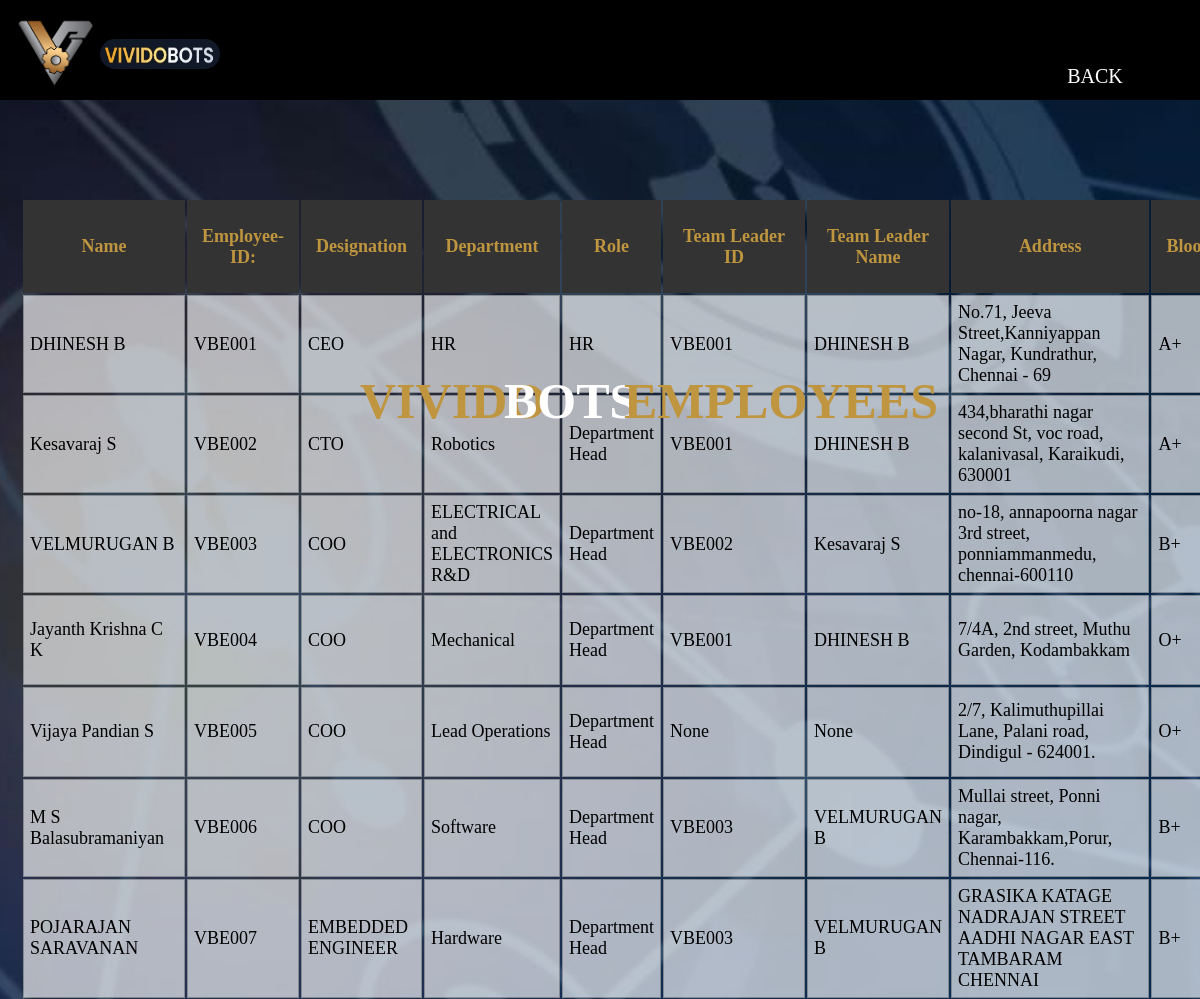
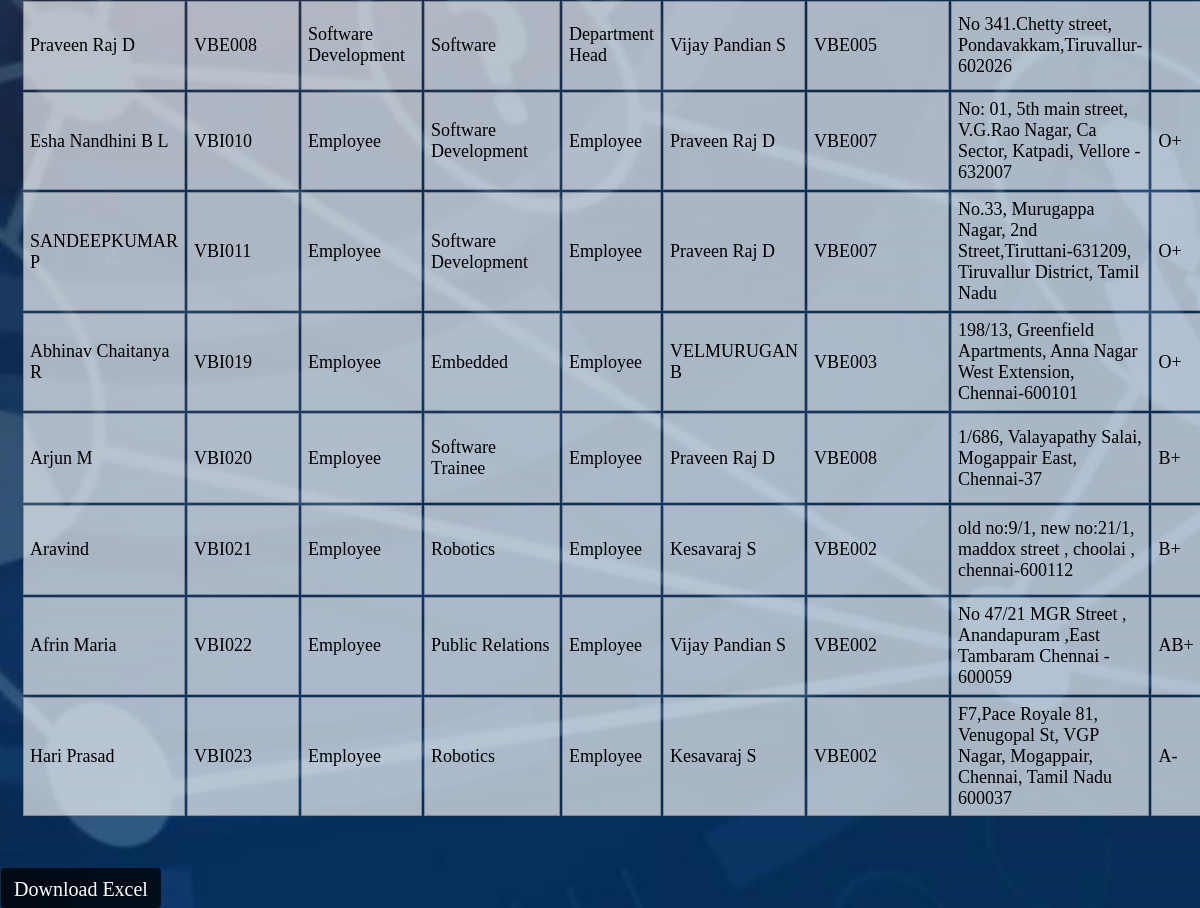
Page /everysearch (signed in) on the committed database (2 pictures, top to bottom).
### app.py (models this page shows, shortened)
class Employee(UserMixin, db.Model):
    id = db.Column(db.Integer, primary_key=True)
    eid = db.Column(db.String(100), nullable=False,unique=True)
    name = db.Column(db.String(100))
    contactNo = db.Column(db.String(100))
    email = db.Column(db.String(100))
    address = db.Column(db.String(100))
    blood = db.Column(db.String(100))
    department = db.Column(db.String(100))
    designation = db.Column(db.String(100))
    password = db.Column(db.String(100), nullable=False)
    totaldays = db.Column(db.Integer, default=24)
    dob = db.Column(db.String(50))
    role = db.Column(db.String(50))
    resign = db.Column(db.Boolean, default=False)
    supervisor_id = db.Column(db.String, db.ForeignKey('employee.eid'), nullable=True)
    supervisor = db.relationship('Employee', remote_side=[eid], backref='subordinates', foreign_keys=[supervisor_id])
    team_leader_id = db.Column(db.String, db.ForeignKey('employee.eid'), nullable=True)
    team_leader = db.relationship('Employee', remote_side=[eid], backref='team_members', foreign_keys=[team_leader_id])
    status = db.Column(db.String(10), nullable=False, default='stay')
    resignation_date = db.Column(db.Date)

### app.py (the view)
@app.route('/everysearch', methods=['GET', 'POST'])
def index():
    employees = Employee.query.all()
    current_date = datetime.now().date()
    for employee in employees:
        if employee.resignation_date and employee.resignation_date + timedelta(days=30) <= current_date:
            employee.status = 'exit'
        elif employee.resignation_date:
            employee.status = 'applying_for_resignation'
        else:
            employee.status = 'stay'
    db.session.commit()
    sorted_employees = sorted(employees, key=lambda employee: int(employee.eid[3:]))
    return render_template('employee_list.html', employees=sorted_employees,user=current_user)

### app.py (called while the page is built)
@login_manager.user_loader
def load_user(user_id):
    return Employee.query.get(int(user_id))

### templates/employee_list.html (shortened to what this page needs)
<!DOCTYPE html>
<html>
<head>
    <link rel="stylesheet" href="{{ url_for('static', filename='css/style2.css') }}">
</head>
<body>
    <div class="banner">
        <div class="navbar">
            <div class="nav">
                <img src="{{ url_for('static', filename='images/icon.png') }}" class="icon">
                <img src="{{ url_for('static', filename='images/name.png') }}" class="icon2">
            </div>
            {% if current_user.role == 'HR' %}
            <a href="{{ url_for('hr_again', user_id=user.id) }}">
                <button class="submit">BACK</button>
            </a>
            {% elif current_user.role == 'Department Head' %}
            <a href="{{ url_for('hr_again', user_id=user.id) }}">
                <button class="submit">BACK</button>
            </a>
            {% else %}
            <a href="{{ url_for('employee_again', user_id=user.id) }}">
                <button class="submit">BACK</button>
            </a>
            {% endif %}
        </div>
         <h1 class="content">VIVIDO <h1 class="content-bots">BOTS<h1 class="content-xtra">EMPLOYEES</h1></h1></h1>
        <div style="margin-left: 1px; margin-right: 17px; margin-top:13%;">
            <div class="tablebox">
                <table class="table" action="/everysearch">
                    <thead>
                        <tr class="tr">
                            <th class="th">Name</th>
                            <th class="th">Employee-ID:</th>
                            <th class="th">Designation</th>
                            <th class="th">Department</th>
                            <th class="th">Role</th>
                            <th class="th">Team Leader ID</th>
                            <th class="th">Team Leader Name</th>
                            <th class="th">Address</th>
                            <th class="th">Blood</th>
                        </tr>
                    </thead>
                    <tbody>
                        {% for employee in employees %}
                        <tr class="tr">
                            <td class="th1">{{ employee.name }}</td>
                            <td class="th1">{{ employee.eid }}</td>
                            <td class="th1">{{ employee.designation }}</td>
                            <td class="th1">{{ employee.department }}</td>
                            <td class="th1">{{ employee.role }}</td>
                            <td class="th1">{{ employee.team_leader_id }}</td>
                            <td class="th1">{{ employee.supervisor_id }}</td>
                            <td class="th1">{{ employee.address }}</td>
                            <td class="th1">{{ employee.blood }}</td>
                        </tr>
                        {% endfor %}
                    </tbody>
                </table>
                <button id="downloadBtn" class="submit">Download Excel</button>
            </div>
        </div>
    </div>
</body>
</html>

### static/css/style2.css (style rules this page uses)
* { margin: 0; padding: 0; box-sizing: border-box; font-family: 'Times New Roman'; }
.banner { width: 100%; height: 100vh; background: white; background-size: cover; background-position: center; position: fixed; overflow: auto; }
.navbar { position: sticky; top: 0; left: 0; width: 100%; margin: auto; padding: 25px 25px; display: flex; align-items: center; justify-content: space-between; background: black; z-index: 9; height: 100px; }
.tablebox { padding: 25px 0px 0px 0px; margin-top: -19%; }
.nav { padding: 10px 10vw; display: flex; justify-content: space-between; }
.icon { width: 90px; border-radius: 45px; cursor: pointer; margin-left: -135px; }
.content { width: 100%; position: absolute; top: 20%; transform: translateY(-50%); text-align: centre; color: #BF953F; font-size: 50px; margin-top: 20px; font-family: 'Times New Roman', serif; margin-left: 30%; }
.content-bots { width: 100%; position: absolute; top: 20%; transform: translateY(-50%); text-align: centre; color: white; font-size: 50px; margin-top: 20px; font-family: 'Times New Roman', serif; margin-left: 42%; }
.content-xtra { width: 100%; position: absolute; top: 20%; transform: translateY(-50%); text-align: centre; color: #BF953F; font-size: 50px; margin-top: 20px; font-family: 'Times New Roman', serif; margin-left: 52%; }
.table { width: 100%; border-collapse: separate; margin-left: 20px; background-color: transparent; margin-top: 12%; }
.th { padding: 15px; text-align: center; font-size: 18px; background-color: #333333 !important; color: #BF953F; background-size: contain; margin-top: 20px; font-weight: bold; background-size: cover; width: 80px; height: 30px; font-family: 'Times New Roman', Times, serif; }
.th1 { padding: 6px; text-align: left; font-size: 18px; color: black; background-color: rgba(255, 255, 255, 0.655) !important; background-size: contain; margin-top: 20px; background-size: cover; width: 80px; height: 10px !important; font-family: 'Times New Roman', Times, serif; border: 1px solid #00000041; }
table { border-collapse: collapse; align-content: center; margin-top: 2%; justify-content: center; align-items: center; width: 700px; height: 20px; margin-left: 25%; font-family: 'Times New Roman', Times, serif; }
.table { width: 100% !important; border-collapse: separate !important; margin-left: 20px !important; background-color: transparent !important; margin-top: 12% !important; }
.submit { width: 100% !important; padding: 10px !important; margin-top: 50px !important; background-color: rgba(0, 0, 0, 0.75) !important; color: #fff !important; border: none !important; border-radius: 4px !important; cursor: pointer !important; font-size: 20px !important; height: 40px !important; width: 160px !important; }
.icon2 { margin-top: 45%; width: 120px; height: 30px; border-radius: 40px; cursor: pointer; }

### rows in the picture
Employee: name "DHINESH B", eid "VBE001", designation "CEO", department "HR", role "HR", team_leader_id "VBE001", supervisor_id "DHINESH B", address "No.71, Jeeva Street,Kanniyappan Nagar, Kundrathur, Chennai - 69", blood "A+"
Employee: name "Kesavaraj S", eid "VBE002", designation "CTO", department "Robotics", role "Department Head", team_leader_id "VBE001", supervisor_id "DHINESH B", address "434,bharathi nagar second St, voc road, kalanivasal, Karaikudi, 630001", blood "A+"
Employee: name "VELMURUGAN B", eid "VBE003", designation "COO", department "ELECTRICAL and ELECTRONICS R&D", role "Department Head", team_leader_id "VBE002", supervisor_id "Kesavaraj S", address "no-18, annapoorna nagar 3rd street, ponniammanmedu, chennai-600110", blood "B+"
Employee: name "Jayanth Krishna C K", eid "VBE004", designation "COO", department "Mechanical", role "Department Head", team_leader_id "VBE001", supervisor_id "DHINESH B", address "7/4A, 2nd street, Muthu Garden, Kodambakkam", blood "O+"
Employee: name "Vijaya Pandian S", eid "VBE005", designation "COO", department "Lead Operations", role "Department Head", team_leader_id "None", supervisor_id "None", address "2/7, Kalimuthupillai Lane, Palani road, Dindigul - 624001.", blood "O+"
Employee: name "M S Balasubramaniyan", eid "VBE006", designation "COO", department "Software", role "Department Head", team_leader_id "VBE003", supervisor_id "VELMURUGAN B", address "Mullai street, Ponni nagar, Karambakkam,Porur, Chennai-116.", blood "B+"
Employee: name "POJARAJAN SARAVANAN", eid "VBE007", designation "EMBEDDED ENGINEER", department "Hardware", role "Department Head", team_leader_id "VBE003", supervisor_id "VELMURUGAN B", address "GRASIKA KATAGE NADRAJAN STREET AADHI NAGAR EAST TAMBARAM CHENNAI", blood "B+"
Employee: name "Praveen Raj D", eid "VBE008", designation "Software Development", department "Software", role "Department Head", team_leader_id "Vijay Pandian S", supervisor_id "VBE005", address "No 341.Chetty street, Pondavakkam,Tiruvallur-602026"
Employee: name "Esha Nandhini B L", eid "VBI010", designation "Employee", department "Software Development", role "Employee", team_leader_id "Praveen Raj D", supervisor_id "VBE007", address "No: 01, 5th main street, V.G.Rao Nagar, Ca Sector, Katpadi, Vellore - 632007", blood "O+"
Employee: name "SANDEEPKUMAR P", eid "VBI011", designation "Employee", department "Software Development", role "Employee", team_leader_id "Praveen Raj D", supervisor_id "VBE007", address "No.33, Murugappa Nagar, 2nd Street,Tiruttani-631209, Tiruvallur District, Tamil Nadu", blood "O+"
Employee: name "Abhinav Chaitanya R", eid "VBI019", designation "Employee", department "Embedded", role "Employee", team_leader_id "VELMURUGAN B", supervisor_id "VBE003", address "198/13, Greenfield Apartments, Anna Nagar West Extension, Chennai-600101", blood "O+"
Employee: name "Arjun M", eid "VBI020", designation "Employee", department "Software Trainee", role "Employee", team_leader_id "Praveen Raj D", supervisor_id "VBE008", address "1/686, Valayapathy Salai, Mogappair East, Chennai-37", blood "B+"
Employee: name "Aravind", eid "VBI021", designation "Employee", department "Robotics", role "Employee", team_leader_id "Kesavaraj S", supervisor_id "VBE002", address "old no:9/1, new no:21/1, maddox street , choolai , chennai-600112", blood "B+"
Employee: name "Afrin Maria", eid "VBI022", designation "Employee", department "Public Relations", role "Employee", team_leader_id "Vijay Pandian S", supervisor_id "VBE002", address "No 47/21 MGR Street , Anandapuram ,East Tambaram Chennai - 600059", blood "AB+"
Employee: name "Hari Prasad", eid "VBI023", designation "Employee", department "Robotics", role "Employee", team_leader_id "Kesavaraj S", supervisor_id "VBE002", address "F7,Pace Royale 81, Venugopal St, VGP Nagar, Mogappair, Chennai, Tamil Nadu 600037", blood "A-"
